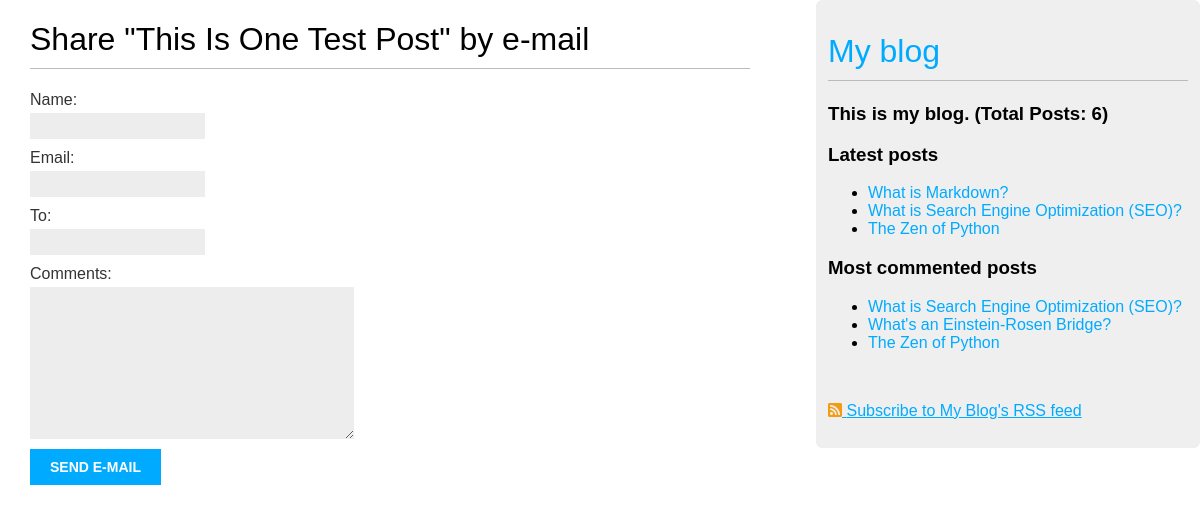
/blog/4/share/, run on the app's committed database.
### blog/models.py (models this page shows, shortened)
class Post(models.Model):
    STATUS_CHOICES = (
        ("draft", "Draft"),
        ("published", "Published"),
    )
    title = models.CharField(max_length=250)
    slug = models.SlugField(max_length=250, unique_for_date="publish")
    author = models.ForeignKey(User, related_name="blog_posts", on_delete=models.CASCADE)
    body = models.TextField()
    publish = models.DateTimeField(default=timezone.now)
    created = models.DateTimeField(auto_now_add=True)
    updated = models.DateTimeField(auto_now=True)
    status = models.CharField(max_length=10, choices=STATUS_CHOICES, default="draft")
    tags = TaggableManager()
    class Meta:
        ordering = ('-publish',)
    objects = models.Manager()  # Default Manager
    published = PublishedManager()  # Our custom manager
    drafted = DraftedManager()  # Our custom manager
    def get_absolute_url(self):
        return reverse('blog:post_detail',
                       args=[self.publish.year,
                             self.publish.strftime('%m'),
                             self.publish.strftime('%d'),
                             self.slug])

### blog/views.py (the view, shortened to what this page needs)
# urls.py: url(r'^(?P<post_id>\d+)/share/$', views.share_post, name='share_post'),
def share_post(request, post_id):
    post = get_object_or_404(Post, id=post_id, status='published')
    form = EmailPostForm()
    return render(request, 'blog/post/share.html', {'post': post, 'form': form})

### blog/forms.py
class EmailPostForm(Form):
    name = CharField(max_length=32)
    email = EmailField()
    to = EmailField()
    comments = CharField(required=False, widget=Textarea)

### blog/models.py (called while the page is built)
    def get_queryset(self):
        return super(PublishedManager, self).get_queryset().filter(status='published')

### blog/templatetags/blog_tags.py (called while the page is built)
@register.simple_tag
def total_posts():
    return Post.published.count()

@register.inclusion_tag('blog/post/latest_posts.html')
def show_latest_posts(count=5):
    latest_posts = Post.published.order_by('-publish')[:count]
    return {'latest_posts': latest_posts}

@register.simple_tag
def get_most_commented_posts(count=5):
    return Post.published.annotate(total_comments=Count('comments')).order_by('-total_comments')[:count]

### templates/blog/post/share.html (shortened to what this page needs)
{% extends "blog/base.html" %}
{% block content %}
    <h1>Share "{{ post.title }}" by e-mail</h1>
    <form action="{% url 'blog:share_post' post.id %}" method="post">
        {{ form.as_p }}
        <input type="submit" value="Send e-mail">
    </form>
{% endblock %}

### templates/blog/base.html (shortened to what this page needs)
{% load blog_tags %}
{% load staticfiles %}
<!DOCTYPE html>
<html lang="en">
<head>
    <link href="{% static 'blog/css/blog.css' %}" rel="stylesheet">
    <link href="{% static 'blog/css/fontawesome-all.min.css' %}" rel="stylesheet">
</head>
<body>
    <div id="content">
        {% block content %}
        {% endblock %}
    </div>
    <div id="sidebar">
        <a href="{% url 'blog:post_list' %}"><h1>My blog</h1></a>
        <h3>This is my blog. (Total Posts: {% total_posts %})</h3>
        <h3>Latest posts</h3>
        {% show_latest_posts 3 %}
        <h3>Most commented posts</h3>
        {% get_most_commented_posts 3 as most_commented_posts %}
        <ul>
            {% for post in most_commented_posts %}
                <li>
                    <a href="{{ post.get_absolute_url }}">{{ post.title }}</a>
                </li>
            {% endfor %}
        </ul>
        <br>
        <p>
            <a href="{% url 'blog:post_feed' %}" target="_blank" style="text-decoration: underline;">
                <i class="fas fa-rss-square" style="color: #f39c12"></i> Subscribe to My Blog's RSS feed
            </a>
        </p>
    </div>
</body>
</html>

### templates/blog/post/latest_posts.html
<ul>
    {% for post in latest_posts %}
        <li>
            <a href="{{ post.get_absolute_url }}">{{ post.title }}</a>
        </li>
    {% endfor %}
</ul>

### static/blog/css/blog.css (style rules this page uses)
body { margin: 0; padding: 0; font-family: helvetica, sans-serif; }
a { color: #00ABFF; text-decoration: none; }
h1 { font-weight: normal; border-bottom: 1px solid #bbb; padding: 0 0 10px 0; }
#content { float: left; width: 60%; padding: 0 0 0 30px; }
#sidebar { float: right; width: 30%; padding: 10px; background: #efefef; height: 100%; border: 2px solid transparent; border-radius: 6px; }
label { float: left; clear: both; color: #333; margin-bottom: 4px; }
input, textarea { clear: both; float: left; margin: 0 0 10px; background: #ededed; border: 0; padding: 6px 10px; font-size: 12px; }
input[type=submit] { font-weight: bold; background: #00abff; color: #fff; padding: 10px 20px; font-size: 14px; text-transform: uppercase; }

### data on the page
Post: title "This Is One Test Post"
Post: title "What is Markdown?"
Post: title "What is Search Engine Optimization (SEO)?"
Post: title "The Zen of Python"
Post: title "What's an Einstein-Rosen Bridge?"
